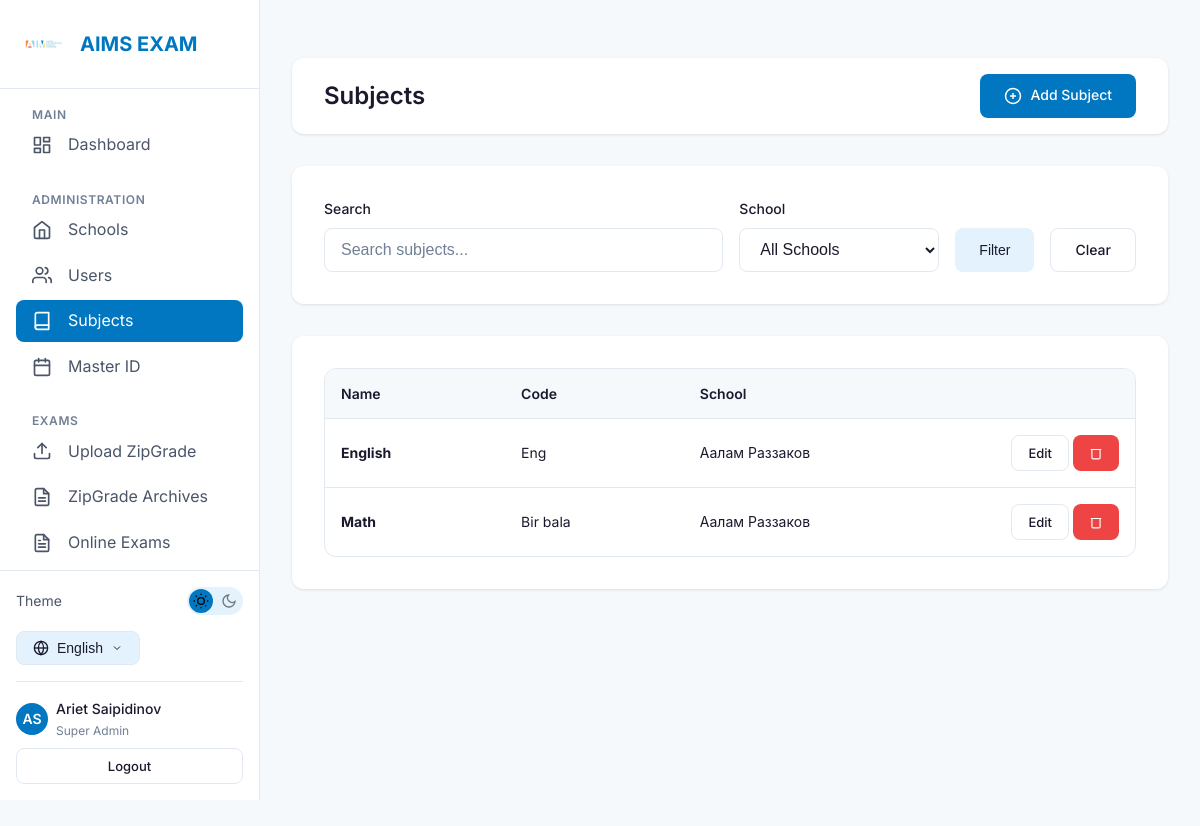
Before: /schools/subjects/ (signed in) with the older database file.
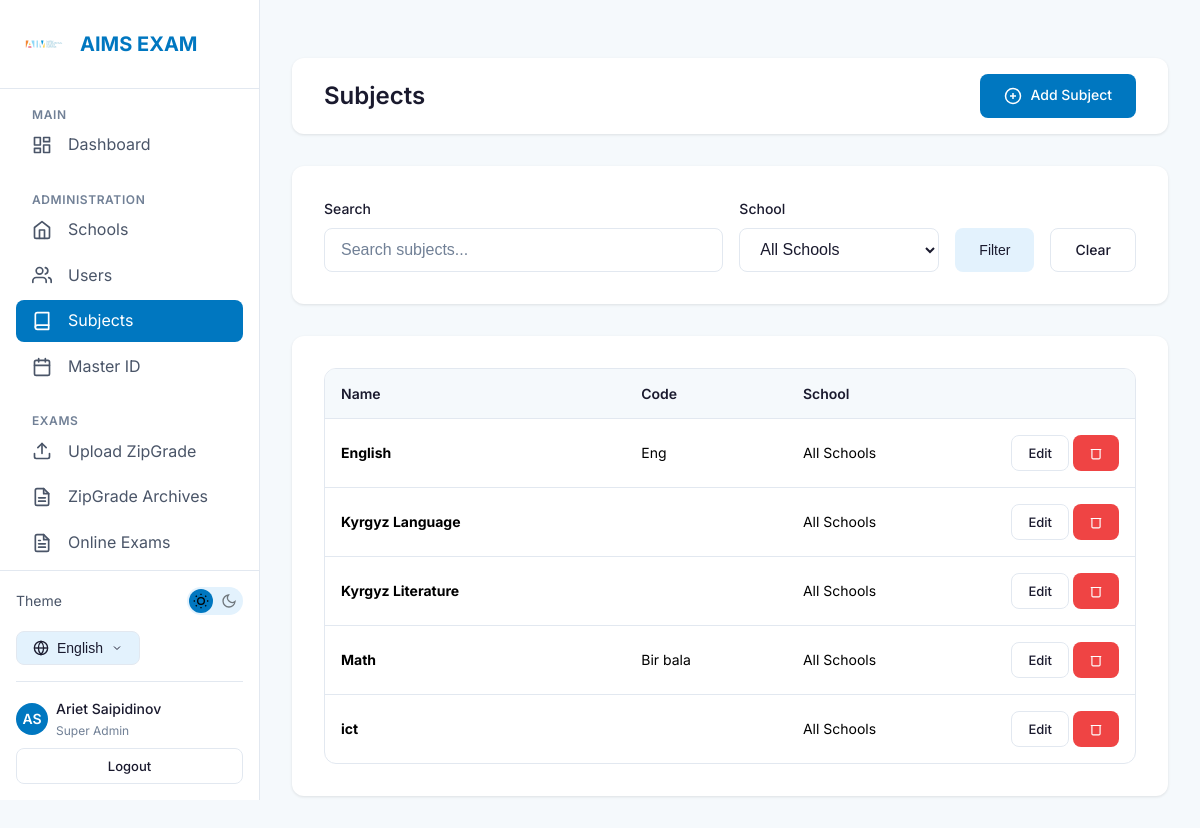
After: the same page with the newer database file.
### schools/models.py (models this page shows, shortened)
class Subject(models.Model):
    name = models.CharField(max_length=100, verbose_name=_('Subject Name'))
    code = models.CharField(max_length=20, blank=True, verbose_name=_('Subject Code'))
    school = models.ForeignKey(
        School,
        on_delete=models.SET_NULL,
        null=True,
        blank=True,
        related_name='subjects',
        verbose_name=_('School')
    )
    is_active = models.BooleanField(default=True, verbose_name=_('Active'))
    created_at = models.DateTimeField(auto_now_add=True)
    updated_at = models.DateTimeField(auto_now=True)
    class Meta:
        verbose_name = _('Subject')
        verbose_name_plural = _('Subjects')
        ordering = ['name']

class School(models.Model):
    name = models.CharField(max_length=200, verbose_name=_('School Name'))
    code = models.CharField(max_length=50, unique=True, verbose_name=_('School Code'))
    address = models.TextField(blank=True, verbose_name=_('Address'))
    phone = models.CharField(max_length=20, blank=True, verbose_name=_('Phone'))
    email = models.EmailField(blank=True, verbose_name=_('Email'))
    logo = models.ImageField(
        upload_to='school_logos/',
        blank=True,
        null=True,
        verbose_name=_('School Logo')
    )
    is_active = models.BooleanField(default=True, verbose_name=_('Active'))
    created_at = models.DateTimeField(auto_now_add=True)
    updated_at = models.DateTimeField(auto_now=True)
    class Meta:
        verbose_name = _('School')
        verbose_name_plural = _('Schools')
        ordering = ['name']

### schools/views.py (the view)
# urls.py: path('subjects/', views.subject_list_view, name='subjects'),
@login_required
@super_admin_required
def subject_list_view(request):
    search = request.GET.get('search', '')
    school_filter = request.GET.get('school', '')
    subjects = Subject.objects.filter(is_active=True).select_related('school').order_by('name')
    if search:
        subjects = subjects.filter(name__icontains=search)
    if school_filter:
        subjects = subjects.filter(school_id=school_filter)
    schools = School.objects.filter(is_active=True)
    paginator = Paginator(subjects, 20)
    page = request.GET.get('page', 1)
    subjects = paginator.get_page(page)
    school_filter_int = int(school_filter) if school_filter else None
    return render(request, 'schools/subject_list.html', {
        'subjects': subjects,
        'search': search,
        'school_filter': school_filter,
        'school_filter_int': school_filter_int,
        'schools': schools,
    })

### accounts/models.py (called while the page is built)
    def get_full_name(self):
        return f"{self.first_name} {self.last_name}".strip()

### schools/templatetags/i18n_extras.py (called while the page is built)
@register.simple_tag(takes_context=True)
def switch_lang(context, lang_code):
    path = context['request'].path
    try:
        url = translate_url(path, lang_code)
        if url == path and lang_code not in path:
             match = resolve(path)
             with translation.override(lang_code):
                 url = reverse(match.view_name, args=match.args, kwargs=match.kwargs)
        query = context['request'].GET.urlencode()
        if query:
            url = f"{url}?{query}"
        return url
    except Exception:
        return path # Fallback to current path

### schools/templates/schools/subject_list.html (shortened to what this page needs)
﻿{% extends 'base.html' %}
{% load i18n %}
{% block content %}
<div class="topbar">
    <h1 class="topbar-title">{% trans "Subjects" %}</h1>
    <div class="topbar-actions">
        <a href="{% url 'schools:subject_create' %}" class="btn btn-primary">
            <svg xmlns="http://www.w3.org/2000/svg" width="18" height="18" viewBox="0 0 24 24" fill="none"
                stroke="currentColor" stroke-width="2">
                <circle cx="12" cy="12" r="10"></circle>
                <line x1="12" y1="8" x2="12" y2="16"></line>
                <line x1="8" y1="12" x2="16" y2="12"></line>
            </svg>
            {% trans "Add Subject" %}
        </a>
    </div>
</div>
<div class="card" style="margin-bottom: var(--spacing-xl);">
    <form method="get" style="display: flex; flex-wrap: wrap; gap: var(--spacing-md); align-items: flex-end;">
        <div class="form-group" style="margin-bottom: 0; flex: 1; min-width: 200px;">
            <label class="form-label">{% trans "Search" %}</label>
            <input type="text" name="search" value="{{ search }}" class="form-input"
                placeholder="{% trans 'Search subjects...' %}">
        </div>
        <div class="form-group" style="margin-bottom: 0; min-width: 200px;">
            <label class="form-label">{% trans "School" %}</label>
            <select name="school" class="form-select">
                <option value="">{% trans "All Schools" %}</option>
            </select>
        </div>
        <button type="submit" class="btn btn-secondary">{% trans "Filter" %}</button>
        <a href="{% url 'schools:subjects' %}" class="btn btn-outline">{% trans "Clear" %}</a>
    </form>
</div>
<div class="card">
    <div class="table-container">
        <table class="table">
            <thead>
                <tr>
                    <th>{% trans "Name" %}</th>
                    <th>{% trans "Code" %}</th>
                    <th>{% trans "School" %}</th>
                    <th style="width: 120px;"></th>
                </tr>
            </thead>
            <tbody>
                {% for subject in subjects %}
                <tr>
                    <td><strong>{{ subject.name }}</strong></td>
                    <td>{{ subject.code|default:"" }}</td>
                    <td>{{ subject.school.name|default:"All Schools" }}</td>
                    <td>
                        <div style="display: flex; gap: var(--spacing-xs);">
                            <a href="{% url 'schools:subject_edit' subject.pk %}" class="btn btn-sm btn-outline">{% trans "Edit" %}</a>
                            <a href="{% url 'schools:subject_delete' subject.pk %}" class="btn btn-sm btn-danger">
                                <svg xmlns="http://www.w3.org/2000/svg" width="14" height="14" viewBox="0 0 24 24"
                                    fill="none" stroke="currentColor" stroke-width="2">
                                    <polyline points="3 6 5 6 21 6"></polyline>
                                    <path d="M19 6v14a2 2 0 0 1-2 2H7a2 2 0 0 1-2-2V6"></path>
                                </svg>
                            </a>
                        </div>
                    </td>
                </tr>
                {% empty %}
                <tr>
                    <td colspan="4" style="text-align: center; color: var(--text-muted); padding: var(--spacing-xl);">
                        {% trans "No subjects found." %}
                    </td>
                </tr>
                {% endfor %}
            </tbody>
        </table>
    </div>
</div>
{% endblock %}

Changed rows visible on the page:
changed Subject "English": school.name "Аалам Раззаков" → "All Schools"
added Subject: name "Kyrgyz Language", school.name "All Schools"
added Subject: name "Kyrgyz Literature", school.name "All Schools"
changed Subject "Math": school.name "Аалам Раззаков" → "All Schools"
added Subject: name "ict", school.name "All Schools"
